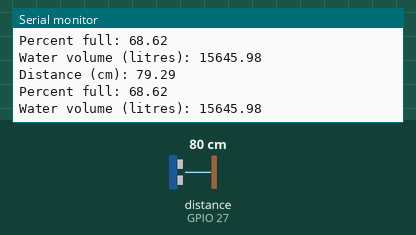
Recording of a program running on a simulated ESP32. On the bench: the last lines printed to the serial monitor. Wiring (inferred from the names in the program): ultrasonic range finder: trigger GPIO 12; echo GPIO 27. The inputs (shaded band) are chosen by the test bench; at power-on: distance to the obstacle (sensor on GPIO 27) 80 cm. The echo pulse lasts 58.3 µs per cm.

Above: at 1.8 s.
1.9 s: distance to the obstacle (sensor on GPIO 27) set to 2 cm
At 2.8 s:
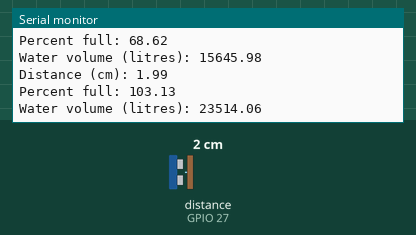
3.4 s: distance to the obstacle (sensor on GPIO 27) set to 4 cm
At 4.6 s:
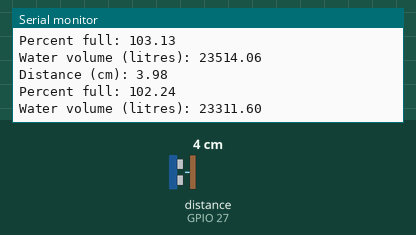
Timing chart, 0 to 6.4 s (numbered marks = the images above; inputs shaded):
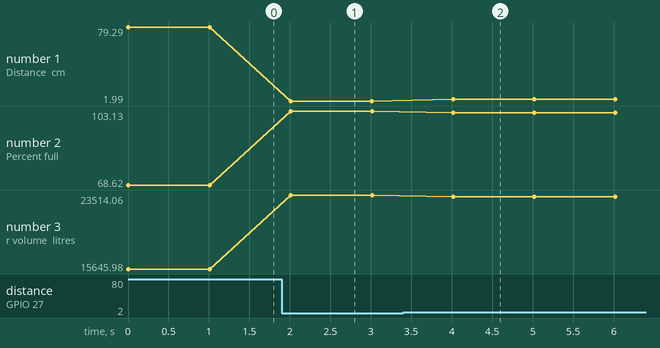

Measured:
- after the input at 1.9 s, the serial monitor: prints a new line after 0.11 s (image 1)
- after the input at 3.4 s, the serial monitor: prints a new line after 0.62 s (image 2)
- plotted number 1: 79.29 → 1.99 after the input at 1.9 s, 1.99 → 3.98 after the input at 3.4 s
- plotted number 2: 68.62 → 103.13 after the input at 1.9 s, 103.13 → 102.24 after the input at 3.4 s
- plotted number 3: 15645.98 → 23514.06 after the input at 1.9 s, 23514.06 → 23311.6 after the input at 3.4 s

The program:

main.cpp
```cpp
#include <Arduino.h>
#include <math.h>

/*********
  Rui Santos
  Complete project details at https://RandomNerdTutorials.com/esp32-hc-sr04-ultrasonic-arduino/

  Permission is hereby granted, free of charge, to any person obtaining a copy
  of this software and associated documentation files.

  The above copyright notice and this permission notice shall be included in all
  copies or substantial portions of the Software.
*********/

const int trigPin = 12;
const int echoPin = 27;

//define sound speed in cm/uS
#define SOUND_SPEED 0.034
#define CM_TO_INCH 0.393701
#define WATER_TANK_HEIGHT_CM 233.00
#define WATER_TANK_RADIUS_CM 180.00
#define WATER_TANK_MAX_WATER_HEIGHT_CM 224.00

long duration;
float distanceCm;
float percentFull;
float waterVolumeLtr;

void setup() {
  Serial.begin(115200); // Starts the serial communication
  pinMode(trigPin, OUTPUT); // Sets the trigPin as an Output
  pinMode(echoPin, INPUT); // Sets the echoPin as an Input
}

void loop() {
  // Clears the trigPin
  digitalWrite(trigPin, LOW);
  delayMicroseconds(2);
  // Sets the trigPin on HIGH state for 10 micro seconds
  digitalWrite(trigPin, HIGH);
  delayMicroseconds(10);
  digitalWrite(trigPin, LOW);

  // Reads the echoPin, returns the sound wave travel time in microseconds
  duration = pulseIn(echoPin, HIGH);

  // Calculate the distance
  distanceCm = duration * SOUND_SPEED/2;
  percentFull = (1 - (distanceCm - 9) / WATER_TANK_MAX_WATER_HEIGHT_CM ) * 100;
  waterVolumeLtr = (((WATER_TANK_HEIGHT_CM - distanceCm)/100) * pow(WATER_TANK_RADIUS_CM/100,2) * M_PI) *1000;


  // Prints the distance in the Serial Monitor
  Serial.print("Distance (cm): ");
  Serial.println(distanceCm);
  Serial.print("Percent full: ");
  Serial.println(percentFull);
  Serial.print("Water volume (litres): ");
  Serial.println(waterVolumeLtr);

  delay(1000);
}
```
